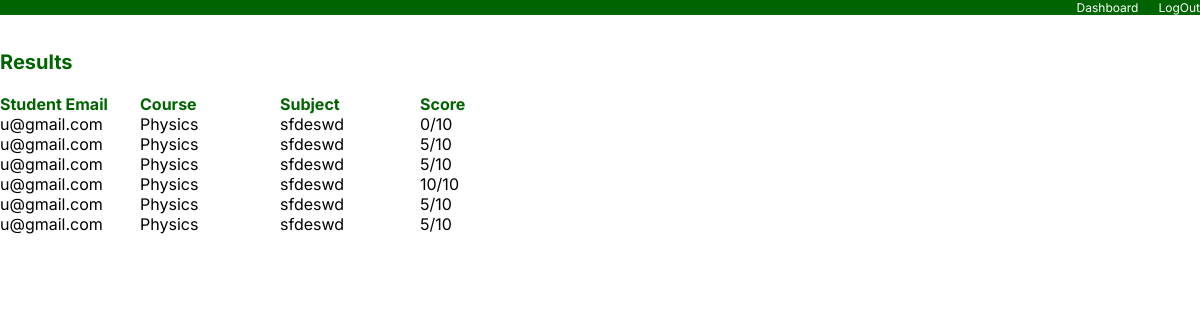
/view_results, run on the app's committed database.
### quiz/models.py (models this page shows, shortened)
class Scores(models.Model):
    score=models.CharField(max_length=15)
    student=models.ForeignKey(
        Students,
        on_delete=models.CASCADE,
        related_name='scores'
    )
    courses=models.ForeignKey(
        Courses,
        on_delete=models.CASCADE,
        related_name='scores'
    )
    subjects=models.ForeignKey(
        Subjects,
        on_delete=models.CASCADE,
        related_name='scores'
    )

class Students(models.Model):
    email=models.EmailField()
    password=models.CharField(max_length=15)
    firstname=models.CharField(max_length=15)
    lastname=models.CharField(max_length=15)
    phone=models.CharField(max_length=11)

class Courses(models.Model):
    course_name=models.CharField(max_length=15,default='')
    course_code=models.CharField(max_length=15,default='')
    domain=models.CharField(max_length=15,default='')
    teacher=models.ForeignKey(
        Teacher,
        on_delete=models.CASCADE,
        related_name='courses'
    )

class Subjects(models.Model):
    subject_name=models.CharField(max_length=15,default='')
    subject_code=models.CharField(max_length=15,default='')
    credit_hours=models.CharField(default='0',max_length=1)
    teacher=models.ForeignKey(
    Teacher,
    on_delete=models.CASCADE,
    related_name='subjects'
)
    courses=models.ForeignKey(
        Courses,
        on_delete=models.CASCADE,
        related_name='subjects'
    )

### quiz/views.py (the view)
# urls.py: path('view_results', views.view_results, name='view_results'),
def view_results(request):
    score=Scores.objects.all()
    score=list(score.values())
    for i in range(len(score)):
        student=Students.objects.get(id=score[i]['student_id'])
        course=Courses.objects.get(id=score[i]['courses_id'])
        subject=Subjects.objects.get(id=score[i]['subjects_id'])
        score[i]['student_email']=student.email
        score[i]['course_name']=course.course_name
        score[i]['subject_name']=subject.subject_name
    return render(request,'view_results.html',{'scores':score})

### quiz/templates/view_results.html (shortened to what this page needs)
<!DOCTYPE html>
<html lang="en">
<head>
</head><link rel="stylesheet" href="https://cdnjs.cloudflare.com/ajax/libs/font-awesome/6.5.1/css/all.min.css">
<body>
    <div class="top_bar">
        <label onclick="window.location.href='/dashboard'" style="margin-left: auto;margin-right: 20px;">Dashboard</label>
        <label onclick="localStorage.removeItem('email');window.location.href='/admin_login'" >LogOut</label>
    </div>
    <div class="main_title">
        <label style="color: darkgreen;font-weight: bold;">Results</label>
    </div>
    <div class="data" style="margin-top: 20px;display: flex;justify-content: space-around;flex-direction: column;">
        <div style="color: darkgreen;font-weight: bold;">
            <label>Student Email</label>
            <label>Course</label>
            <label>Subject</label>
            <label>Score</label>
        </div>
            {% for score in scores %}
            <div>
                <label>{{score.student_email}}</label>
                <label>{{score.course_name}}</label>
                <label>{{score.subject_name}}</label>
                <label>{{score.score}}</label>
            </div>
            {% endfor %}
    </div>
</body>
</html>

### quiz/templates/view_results.html (style rules this page uses)
body { margin: 0; }
.top_bar { display: flex; top: 0; position: fixed; background-color: darkgreen; color: white; width: 100%; font-family: 'Inter'; font-size: 12px; overflow: scroll; scrollbar-width: none; }
.main_title { font-size: 20px; margin-top: 50px; display: flex; align-items: center; justify-content: space-between; font-family: 'Inter'; width: 100%; }
.data { overflow: scroll; scrollbar-width: none; width: 100%; }
.data div { display: flex; justify-content: space-around; font-family: 'Inter'; gap: 20px; width: fit-content; }
.data div label { flex: 1; min-width: 120px; max-width: 120px; overflow: scroll; scrollbar-width: none; }
.top_bar label { cursor: pointer; }

### data on the page
Scores: student_email "u@gmail.com", course_name "Physics", subject_name "sfdeswd", score "0/10"
Scores: student_email "u@gmail.com", course_name "Physics", subject_name "sfdeswd", score "5/10"
Scores: student_email "u@gmail.com", course_name "Physics", subject_name "sfdeswd", score "5/10"
Scores: student_email "u@gmail.com", course_name "Physics", subject_name "sfdeswd", score "10/10"
Scores: student_email "u@gmail.com", course_name "Physics", subject_name "sfdeswd", score "5/10"
Scores: student_email "u@gmail.com", course_name "Physics", subject_name "sfdeswd", score "5/10"
